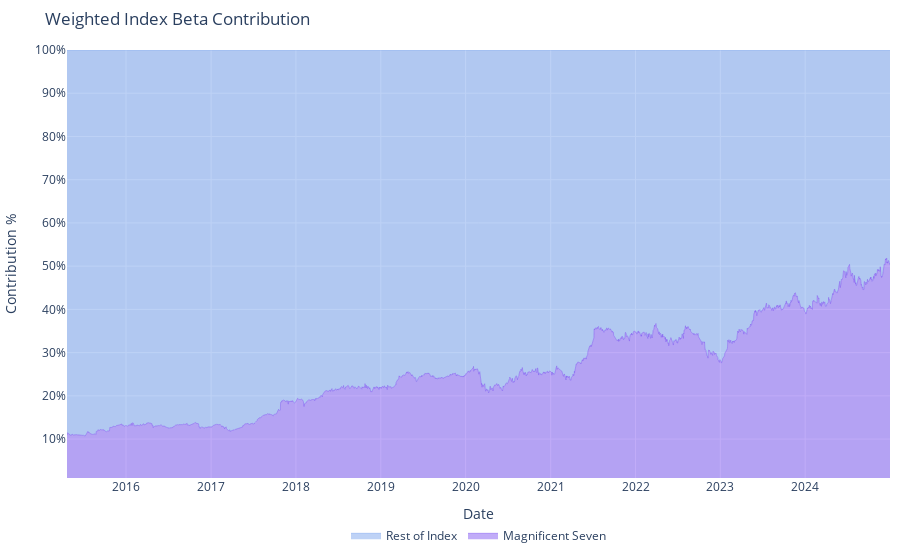

Write notebook code for a chart like this one.
### Markdown cell above
*ii)* Weighted Index Beta Contribution

### Code cell
fig = go.Figure()


fig.add_trace(
    go.Scatter(
        x = weighted_beta_ts[window:].index,
        y = weighted_beta_ts[window:],
        name = 'Magnificent Seven',
        mode='lines',
        line=dict(width=0.5, color='rgb(131, 90, 241)'),
        stackgroup='one',
        groupnorm='percent'
    )
)

fig.add_trace(go.Scatter(
    x= weighted_beta_ts[window:].index,
    y = 1 - weighted_beta_ts[window:], 
    mode='lines',
    name = 'Rest of Index',
    line=dict(width=0.5, color='rgb(127, 166, 238)'),
    stackgroup='one'
))

fig.update_layout(title = 'Weighted Index Beta Contribution',
                  showlegend=True,yaxis=dict(type='linear',range=[1, 100],ticksuffix='%'),
                  margin=dict(l=10, r=10, t=50, b=10),
                  legend=dict(orientation="h",yanchor="top",y=-0.1,xanchor="center",x=0.5)
                )
fig.update_yaxes(title = "Contribution %")
fig.update_xaxes(title = 'Date')
fig.show()

### Figure 1 — Plotly figure (JSON) as saved in the notebook; plotly's stock layout.template omitted (floating-point values rounded to 4 significant figures; data arrays with more than 128 entries replaced by an {"elided": "..."} marker saying what was removed)
{"data": [{"groupnorm": "percent", "line": {"color": "rgb(131, 90, 241)", "width": 0.5}, "mode": "lines", "name": "Magnificent Seven", "stackgroup": "one", "type": "scatter", "x": {"elided": "2282 str values"}, "y": {"elided": "2282 float values"}}, {"line": {"color": "rgb(127, 166, 238)", "width": 0.5}, "mode": "lines", "name": "Rest of Index", "stackgroup": "one", "type": "scatter", "x": {"elided": "2282 str values"}, "y": {"elided": "2282 float values"}}], "layout": {"legend": {"orientation": "h", "x": 0.5, "xanchor": "center", "y": -0.1, "yanchor": "top"}, "margin": {"b": 10, "l": 10, "r": 10, "t": 50}, "showlegend": true, "title": {"text": "Weighted Index Beta Contribution"}, "xaxis": {"title": {"text": "Date"}}, "yaxis": {"range": [1, 100], "ticksuffix": "%", "title": {"text": "Contribution %"}, "type": "linear"}}}
